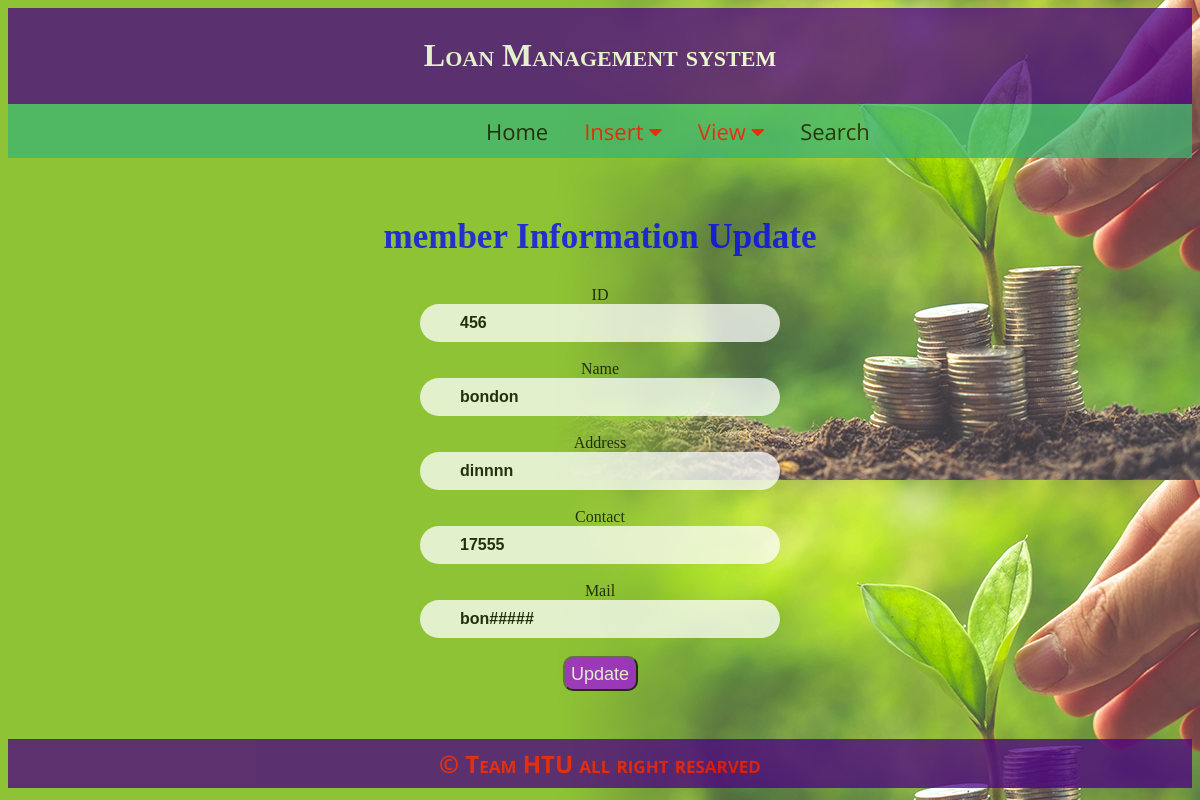
The app's page /member_edit.php?id=456 with its own data.
### tables this page shows
CREATE TABLE `tb_member` (
  `Mem_id` int(33) NOT NULL,
  `Acc_id` int(44) NOT NULL,
  `Mem_name` text NOT NULL,
  `Mem_address` varchar(66) NOT NULL,
  `Mem_contact` int(44) NOT NULL,
  `Mem_mail` varchar(88) NOT NULL
);

### member_edit.php (the view, shortened to what this page needs)
<?php
	include 'header.php';
?>
<!DOCTYPE html>
<html>
<head>
</head>
<body>
	<div style="padding: 30px;">
	<center>
		<h2 style="font-size: 35px;">member Information Update</h2>
		<?php
		$id = $_GET["id"];
          $servername = "localhost";
          $username = "root";
          $password = "";
          $dbname = "db_loanmanagementsystem";
          $conn = mysqli_connect($servername, $username, $password, $dbname);
          $sql = "SELECT * FROM tb_member WHERE `Mem_id` = '$id'";
          $result = mysqli_query($conn, $sql);
          if ($result->num_rows > 0) {
          while($row = $result->fetch_assoc()) {
          ?>
			<form action="member_edit_conn.php" method="post">
			   ID<br>
			  <input type="text" name="id" value="<?php echo $row['Mem_id']?>" readonly="">
			  <br><br>
			   Name<br>
			  <input type="text" name="name" value="<?php echo $row['Mem_name']?>">
			  <br><br>
			   Address<br>
			  <input type="text" name="address" value="<?php echo $row['Mem_address']?>">
			  <br><br>
			   Contact<br>
			  <input type="text" name="contact" value="<?php echo $row['Mem_contact']?>">
			  <br><br>
			   Mail<br>
			  <input type="text" name="mail" value="<?php echo $row['Mem_mail']?>">
			  <br><br>
			  <input type="submit"style="width: 75px;height: 35px; background: #A20FE2;color: #fff;font-size: 18px;border-radius: 10px;padding: 6px;" value="Update" name="update">
			   <br><br>
			</form>
	</center>
	<?php
}
}
          ?>
</div>
</body>
</html>
<?php include 'footer.php';?>

### header.php (style rules this page uses)
h1,h2,h3,big { font-family:Comic Sans MS; }
input[type=text] { width: 300px; font-weight: bold; box-sizing: none; border: 2px red; border-radius: 20px; font-size: 16px; background-color: ; background-position: 10px 10px; background-repeat: no-repeat; padding: 10px 20px 10px 40px; -webkit-transition: width 0.4s ease-in-out; transition: width 0.4s ease-in-out; }
body { opacity:0.75; }
h2 { color:blue; }

### records on screen
tb_member: id "456", name "bondon", address "dinnnn", contact "17555", mail "bon#####"
